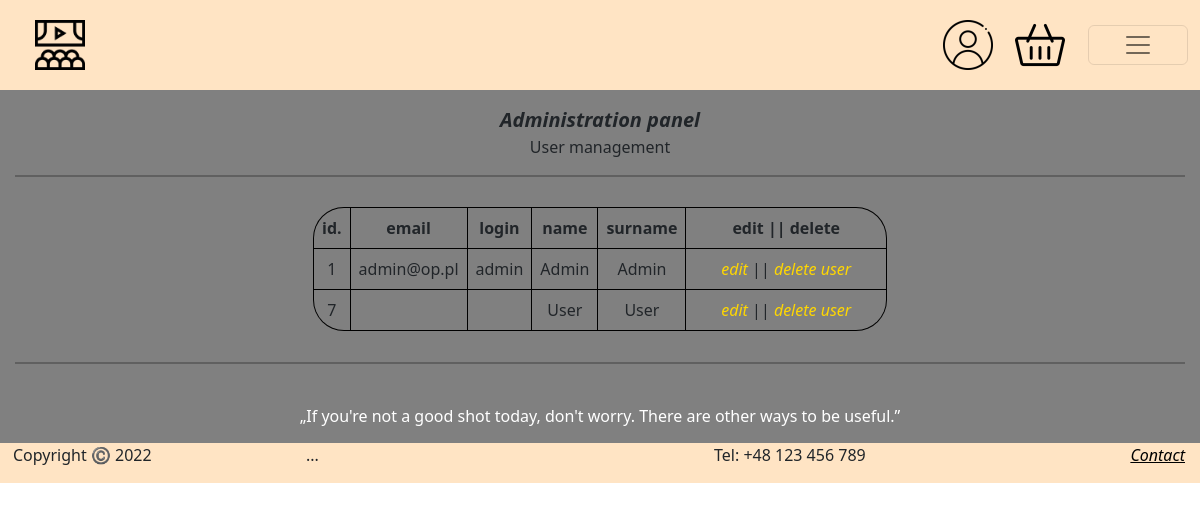
/admin/UserBase.php, run on an earlier commit of the app's database.
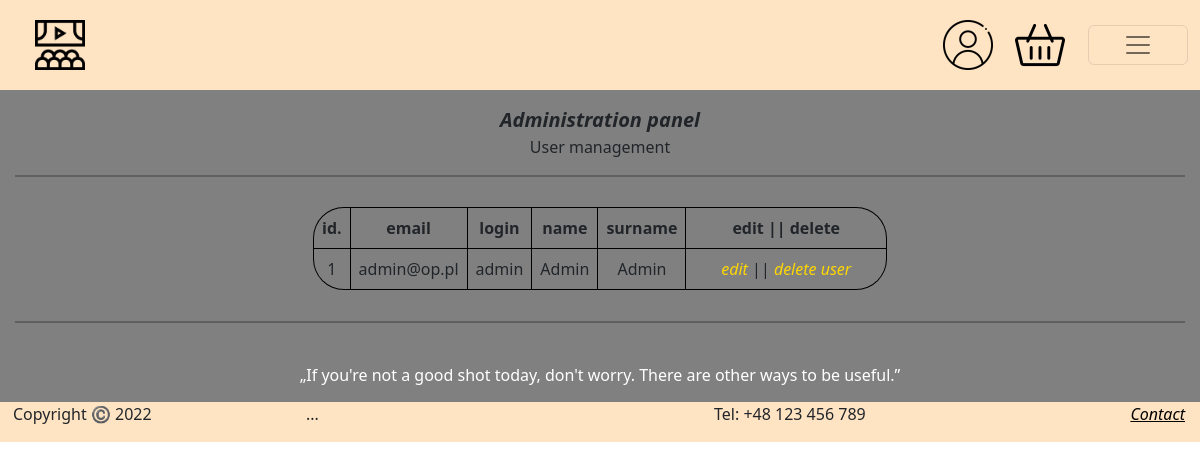
And on a later commit of the database.
### tables this page shows
CREATE TABLE "Users" (
	"id"	INTEGER NOT NULL UNIQUE,
	"name"	TEXT NOT NULL,
	"surname"	TEXT NOT NULL,
	"login"	TEXT NOT NULL,
	"password"	TEXT NOT NULL,
	"email"	TEXT NOT NULL,
	"prof_image"	TEXT,
	"is_admin"	INTEGER DEFAULT 'false',
	PRIMARY KEY("id" AUTOINCREMENT)
);

### PHP/db_connect.php (called while the page is built, shortened)
<?php
    class DBConnection
    {
        private static $instance;
        private $pdo;
        private function __construct()
        {
            $dsn = 'sqlite:../DB/DVDBase.db';
            $this->pdo = new PDO($dsn);
        }
        public static function getInstance()
        {
            if (self::$instance === null) {
                self::$instance = new self();
            }
            return self::$instance;
        }
        public function getPDO()
        {
            return $this->pdo;
        }
    }
    $pdo = DBConnection::getInstance()->getPDO();
    class SqlLiteQueryBuilder implements SQLQueryBuilder
    {
        protected $query;
        protected function reset(): void
        {
            $this->query = new \stdClass();
        }
        public function select(string $table, array $fields): SQLQueryBuilder
        {
            $this->query->base = "SELECT " . implode(", ", $fields) . " FROM " . $table;
            $this->query->type = 'select';
            return $this;
        }
        public function getSQL(): string
        {
            $query = $this->query;
            $sql = $query->base;
            $sql .= ";";
            return $sql;
        }
    };
    $sql = new SqlLiteQueryBuilder();
    $query = $pdo -> query($sql ->select("Users", ["*"])
                  ->getSQL());
    $rows = $query -> fetchAll(PDO::FETCH_ASSOC);
?>

### admin/UserBase.php (the view, shortened to what the changed rows need)
<?php
require("../php/db_connect.php");
?>
<!DOCTYPE html>
<html lang="pl">
<head>
    <link href="https://cdn.jsdelivr.net/npm/bootstrap@5.2.2/dist/css/bootstrap.min.css" rel="stylesheet"
>
    <link rel="stylesheet" href="../CSS/pageStyles.css">
</head>
<body>
        <div class="container-fluid">
            <div class="main" style="display: block;">
                <div class="main" style="padding: 15px;">
                    <div>
                        <div class="row justify-content-center">
                            <div class="col-auto">
                                <?php
                                echo'
                                <table class="usersData table table-responsive"">
                                    <tr>
                                        <th class="th">id.</th>
                                        <th class="th">email</th>
                                        <th class="th">login</th>
                                        <th class="th">name</th>
                                        <th class="th">surname</th>
                                        <th class="th thLast">edit || delete</th>
                                    </tr>
                                ';
                                foreach ($rows as $row) {
                                echo'
                                    <tr>
                                        <td class="td">'.$row['id'].'</td>
                                        <td class="td">'.$row['email'].'</td>
                                        <td class="td">'.$row['login'].'</td>
                                        <td class="td">'.$row['name'].'</td>
                                        <td class="td">'.$row['surname'].'</td>
                                        <td class="td tdLast"><a href="#">edit</a> || <a href="delete.php?id='.$row['id'].'">delete user</a></td>
                                    </tr>
                                ';
                                }
                                echo '</table>'
                                ?>
                            </div>
                        </div>
                    </div><br>
                </div>
            </div>
    </div>
</body>
</html>

What changed in the data, as far as the page shows it:
removed users: id "7", name "User", surname "User"
